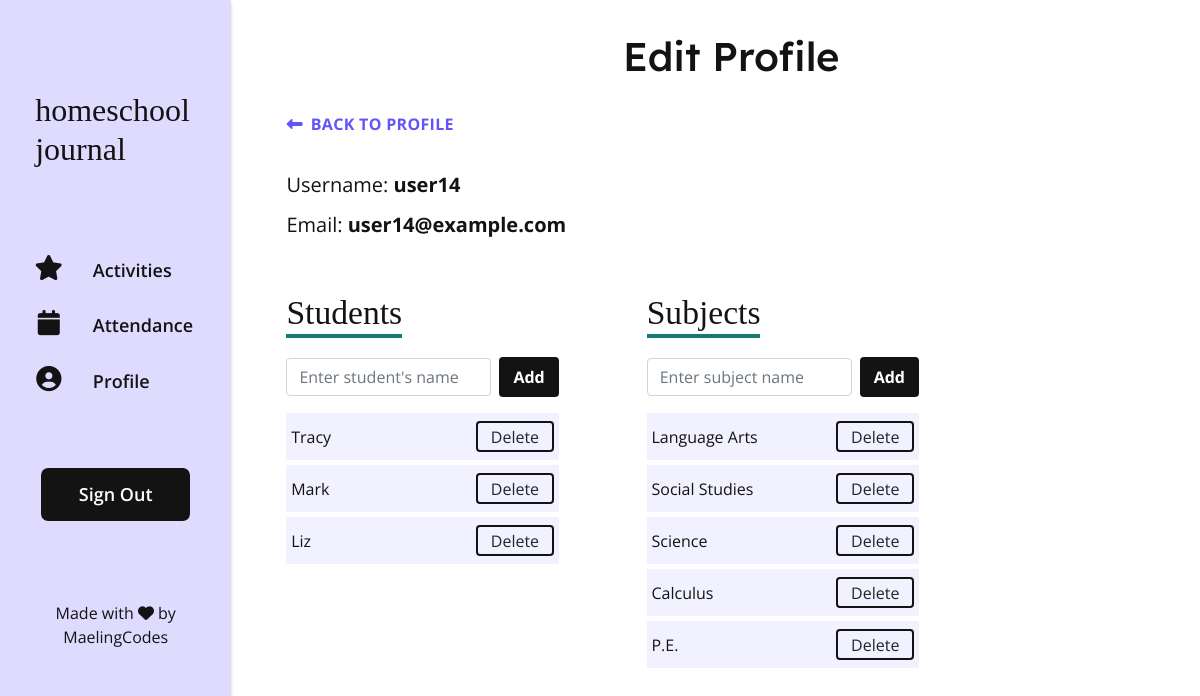
The app's page /profile-edit (signed in) with its own data.
### app/models.py (models this page shows, shortened)
class User(UserMixin, db.Model):
    id = db.Column(db.Integer, primary_key=True)
    username = db.Column(db.String(64), nullable=False, index=True, unique=True)
    email = db.Column(db.String(120), nullable=False, index=True, unique=True)
    student_number = db.Column(db.Integer, index=True)
    password_hash = db.Column(db.String(128))
    activities = db.relationship('Activity', backref='admin', lazy='dynamic')
    students = db.relationship('Student', backref='admin', lazy='dynamic')
    subjects = db.relationship('Subject', backref='admin', lazy='dynamic')
    attendance = db.relationship('Attendance', backref='admin', lazy='dynamic')

class Student(db.Model):
    id = db.Column(db.Integer, primary_key=True)
    student_name = db.Column(db.String(64), index=True)
    user_id = db.Column(db.Integer, db.ForeignKey('user.id'))
    attendance = db.relationship('Attendance', backref='student', lazy='dynamic')
    activities = db.relationship('Activity', backref='student', lazy='dynamic')
    def __str__(self):
        return self.student_name

class Subject(db.Model):
    id = db.Column(db.Integer, primary_key=True)
    user_id = db.Column(db.Integer, db.ForeignKey('user.id'), index=True)
    subject_name = db.Column(db.String(64), index=True)
    activities = db.relationship('Activity', backref='subject', lazy='dynamic')
    def __str__(self):
        return self.subject_name

### app/routes.py (the view, shortened to what this page needs)
@app.route('/profile-edit', methods=['GET', 'POST'])
@login_required
def edit_profile():
    form = AddStudentForm()
    form2 = AddSubjectForm()
    return render_template('profile-edit.html', form=form, form2=form2)

### app/forms.py
class AddStudentForm(FlaskForm):
    student_name = StringField('Student Name(s)', validators=[DataRequired("Please enter student's name")])
    submit = SubmitField('Add')

class AddSubjectForm(FlaskForm):
    subject_name = StringField('Subject', validators=[DataRequired("Please enter subject name")])
    submit = SubmitField('Add')

### app/models.py (called while the page is built)
@login.user_loader
def load_user(id):
    return User.query.get(int(id))

### app/templates/profile-edit.html (shortened to what this page needs)
{% extends 'base.html' %}
{% block content %}
    <div class="profile-edit">
        <h1 class="profile__title">Edit Profile</h1>
        <a class="btn-back profile-edit__btn-back" href="{{ url_for('profile') }}"><i class="fas fa-long-arrow-alt-left controls-icon"></i>Back to Profile</a>
        <div class="profile__header">
            <p class="profile__heading">Username: <span class="profile__heading-data">{{ current_user.username }}</span></p>
            <p class="profile__heading">Email: <span class="profile__heading-data">{{ current_user.email }}</span></p>
        </div>
        <div class="profile__data-wrapper">
            <div class="profile__data-group">
                <p class="profile__data-heading"><span class="profile__data-heading-title">Students</span></p>
                <form method="POST" action="/profile-edit" class="profile-edit__form" role="form" novalidate>
                    <div class="profile-edit__form-group">
                        <div>
                            {{ form.student_name(class_="form-control profile-edit__form-input", placeholder="Enter student's name") }}
                        </div>
                    </div>
                    <p>{{ form.submit(class_='btn btn--dark profile-edit__btn-add') }}</p>
                </form>
                {% for student in current_user.students %}
                    <div class="profile-edit__data-group">
                        <p class="profile-edit__data">{{ student }}</p>
                        <a href="{{ url_for('remove_student', id=student.id) }}" class="btn profile-edit__btn-delete" onclick="return confirm('Are you sure you want to remove this student?')">Delete</a>
                    </div>
                {% endfor %}
            </div>
            <div class="profile__data-group">
                <p class="profile__data-heading"><span class="profile__data-heading-title">Subjects</span></p>
                <form method="POST" action="/profile-edit" class="profile-edit__form" role="form" novalidate>
                    <div class="profile-edit__form-group">
                        <div>
                            {{ form2.subject_name(class_="form-control profile-edit__form-input", placeholder="Enter subject name") }}
                        </div>
                    </div>
                    <p>{{ form2.submit(class_='btn btn--dark profile-edit__btn-add') }}</p>
                </form>
                {% for subject in current_user.subjects %}
                    <div class="profile-edit__data-group">
                        <p class="profile-edit__data">{{ subject }}</p>
                        <a href="{{ url_for('remove_subject', id=subject.id) }}" class="btn profile-edit__btn-delete" onclick="return confirm('Are you sure you want to remove this subject?')">Delete</a>
                    </div>
                {% endfor %}
            </div>
        </div>
    </div>
{% endblock %}

### app/static/style.css (style rules this page uses)
:root { --black: #131313; --white: #FFFFFF; --bg-light: #EBF6F2; --bg-navbar: #DEDBFE; --bg-dark: #167973; --bg-activity-display: hsla(245, 100%, 95%, 0.9); --bg-completed: hsla(160, 36%, 88%, 1); --bg-notcompleted: hsla(246, 91%, 65%, 0.21); --bg-cell-hover: hsla(245, 100%, 96%, 0.7); --bg-cell-hover-dark: hsla(245, 100%, 93%, 0.7); --completed-color: hsla(176, 69%, 28%, 1); --notcompleted-color: hsla(246, 54%, 53%, 1); --content-bg-light: #D7ECE5; --attendance-bg:#FBE6CC; --link-color: #6354F7; --link-hover-color: #872CA7; --highlight-color: #6354F7; --btn-bright: #6354F7; --btn-bright-hover: #872CA7; --btn-activity-display: hsla(246, 91%, 65%, 1); --btn-activity-display-hover: hsla(246, 91%, 55%, 1); --btn-bg-color-light: #C7C4E3; --btn-edit: hsla(33, 85%, 89%, 1); --btn-details: hsla(220, 78%, 89%, 1); --btn-delete: hsla(3, 56%, 49%, 0.3); --btn-edit-hover: hsla(33, 85%, 79%, 1); --btn-details-hover: hsla(220, 78%, 79%, 1); --btn-delete-hover: hsla(3, 66%, 42%, 0.4); --alert-color: rgba(196, 61, 55, 0.3); --header-icon-hover-color: #872CA7; --border-light: #dee2e6; --border-dark: #167973; }
*, *:before, *:after { box-sizing: border-box; }
p { margin: 0; padding: 0; }
body { margin: 0; padding: 0; background-color: var(--white); color: #131313; font-family: 'Open Sans', sans-serif; font-weight: 400; }
a { text-decoration:none; color: var(--link-color); cursor: pointer; }
h1, h2, h3, h4 { font-family: "Lexend Deca", serif; }
.btn { border: unset; cursor: pointer; }
.btn--dark { background: var(--black); color: #FFF; border: 2px solid var(--black); font-weight: 700; }
.controls-icon { margin-right: 0.5em; }
.btn-back { display: block; font-weight: 700; text-transform: uppercase; letter-spacing: 0.02em; }
.profile__title { text-align: center; }
.profile__header { margin-top: 2.1em; }
.profile__heading { font-size: 1.25rem; margin-bottom: 0.5em; }
.profile__heading:last-child { margin-bottom: 0; }
.profile__heading-data { font-weight: 700; }
.profile__data-wrapper { margin-top: 3em; }
.profile__data-group { margin-bottom: 2em; }
.profile__data-group:last-child { margin-bottom: 0; }
.profile__data-heading { margin-bottom: 1.2em; }
.profile__data-heading-title { font-family: 'Zilla Slab', serif; font-size: 2.1rem; padding-bottom: 0.1em; border-bottom: 4px solid var(--border-dark); }
.profile-edit__btn-back { margin-top: 2em; }
.profile-edit__form { display: flex; align-items: center; margin-bottom: 1em; }
.profile-edit__form-input { margin-bottom: 0; }
.profile-edit__btn-add { margin-left: 0.5em; }
.profile-edit__data-group { background: var(--bg-cell-hover); display: flex; align-items: center; justify-content: space-between; margin-bottom: 0.3em; padding: 0.5em 0.3em; max-width: 400px; }
.profile-edit__btn-delete { border: 2px solid var(--black); padding: 0.1em 0.8em; }
@media screen and (min-width: 968px) { .profile__data-wrapper { display: flex; } }
@media screen and (min-width: 968px) { .profile__data-group { margin-right: 5.5em; } }

### records on screen
User: username "user14", email "user14@example.com"
Student: student_name "Tracy"
Student: student_name "Mark"
Student: student_name "Liz"
Subject: subject_name "Language Arts"
Subject: subject_name "Social Studies"
Subject: subject_name "Science"
Subject: subject_name "Calculus"
Subject: subject_name "P.E."
